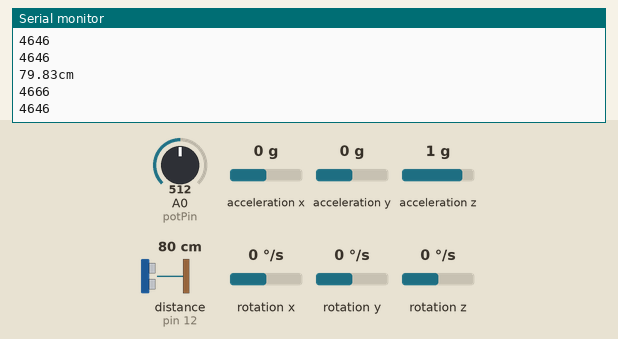
Simulated run of this sketch. Board: Arduino Uno, built with avr-gcc and run on an emulated ATmega328P. On the bench: the last lines printed to the serial monitor. Wiring (inferred from the names in the program): ultrasonic range finder: trigger pin 13; echo pin 12. The test bench sets the inputs (shaded band); at power-on: A0 (potPin) = 512, acceleration x 0 g, acceleration y 0 g, acceleration z 1 g, distance to the obstacle (sensor on pin 12) 80 cm, rotation x 0 °/s, rotation y 0 °/s, rotation z 0 °/s. The echo pulse lasts 58.3 µs per cm.

Above: at 4.0 s.
4.1 s: A0 (potPin) set to 349
At 4.5 s:
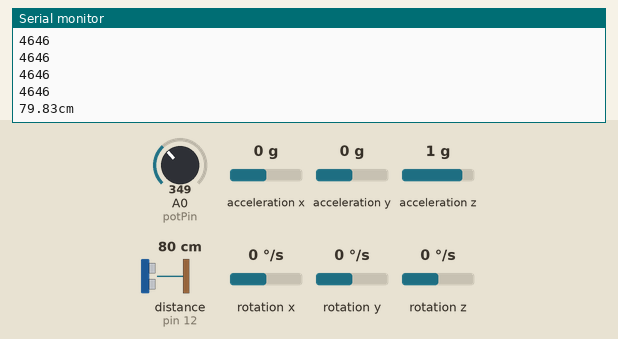
5.6 s: A0 (potPin) set to 323
At 6.5 s:
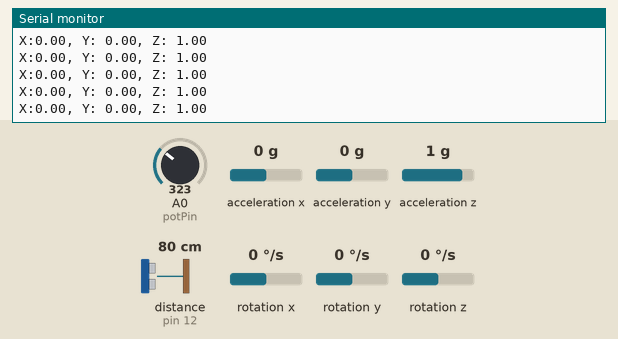

Measured:
- the behaviour switches between 342 and 341 on A0 (potPin) (found by bisection; images 1 and 2)
- after the input at 5.6 s, the serial monitor: prints a new line after 0.46 s (image 2)

The sketch:

sensors_lab.ino
```cpp
/*
 * Team Pirates Sensor Lab
 */

#include <Wire.h>
#include <SparkFun_MMA8452Q.h>

#define WINDOWSIZE 10

//acclerometer object
MMA8452Q accel;

//ultrasonic range finder variables
const int trigPin = 13;
const int echoPin = 12;
double duration = 0;
double distance = 0;

//flex sensor variables
int flexPin = A1;
int flex = 0;

//potentiometer and system state variables
int potPin = A0;
int state = 0;


/*
 * Initialize the accelerometer
 * Configure the ultrasonic range finder pins
 * Initialize the Serial output
 */
void setup() {
  accel.init();
  pinMode(trigPin, OUTPUT);
  pinMode(echoPin, INPUT);
  Serial.begin(9600);
}

/*
 * Main Loop
 * Based on the state of the potentiometer,
 *    read and print the sensor values
 */
void loop() {
  checkState();
  switch(state) {
    case 0:
      accel.read();
      printAccel();
      break;
    case 1:
      findRange_filtered();
      printRange();
      break;
    case 2:
      flex = analogRead(flexPin);
      printFlex();
      break;
  }
}

/*
 * Performs median filter over 10 samples of range finder.
 */
void findRange_filtered() {
  //take readings
  int durations[WINDOWSIZE] = {0};
  for(int i = 0; i < WINDOWSIZE; i++) {
    digitalWrite(trigPin, HIGH);
    delay(1);
    digitalWrite(trigPin, LOW);
    durations[i] = pulseIn(echoPin, HIGH);
    delay(60);
  }

  //simple sort
  for(int i = WINDOWSIZE; i > 0; i--){
    for (int j = 1; j < i; j++) {
      if(durations[j-1] > durations[j]) {
        int swap = durations[j-1];
        durations[j-1] = durations[j];
        durations[j] = swap;
      }
    }
    Serial.println(durations[i-1]);
  }

  int duration = durations[WINDOWSIZE/2];
  distance = (duration/2) / 29.1;
}

/*
 * Checks the value of the potentiometer reading an updates the state variable accordingly.
 */
void checkState() {
  int pot = analogRead(potPin);

  //divide 1024 by 3, and give each state a 3rd
  if (pot < 342) { state = 0; }
  else if (pot >= 342 && pot < 684 ) { state = 1; }
  else { state = 2; }
}

/*
 * Prints the formated accelerometer reads to the Serial output
 */
void printAccel() {
  Serial.print("X:");
  Serial.print(accel.cx);
  Serial.print(", Y: ");
  Serial.print(accel.cy);
  Serial.print(", Z: ");
  Serial.println(accel.cz);
}

/*
 * Prints the formated range to the Serial output
 */
void printRange(){
  if (distance < 2.5) {
    Serial.println("Too Close");
  }

  if (distance >= 300){
    Serial.println("Too Far");
  }
  else {
    Serial.print(distance);
    Serial.println("cm");
  }
}

/*
 * Converts and prints the flex sensor state.
 */
void printFlex() {
  //based on playing with the sensor, these values roughly differentiate the sensor states
  if(flex < 600) { Serial.println("UP"); }
  else if (flex >= 600 && flex < 700) { Serial.println("NEUTRAL"); }
  else { Serial.println("DOWN"); }
}
```
